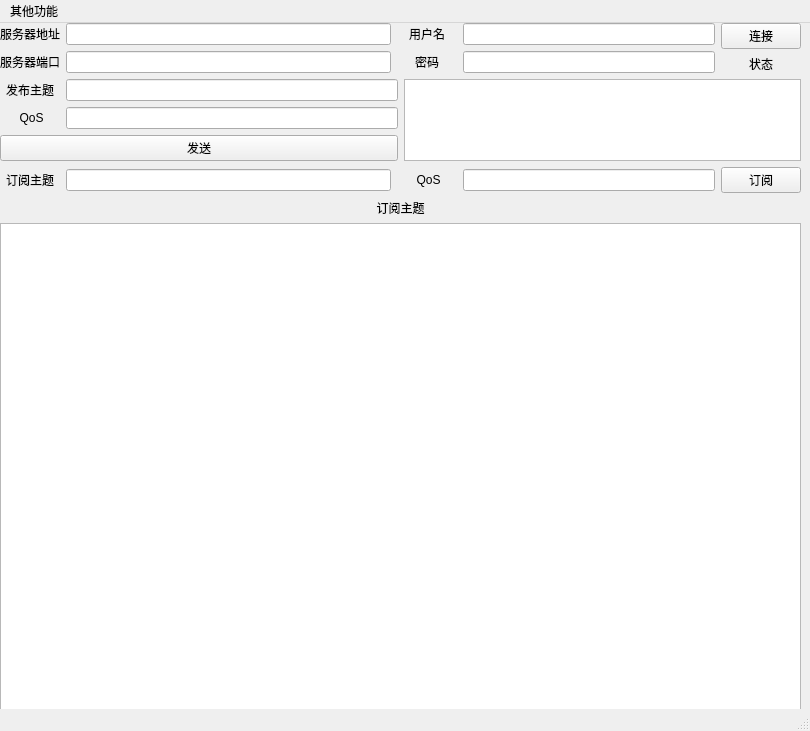
<?xml version="1.0" encoding="UTF-8"?>
<ui version="4.0">
 <class>MainWindow</class>
 <widget class="QMainWindow" name="MainWindow">
  <property name="geometry">
   <rect>
    <x>0</x>
    <y>0</y>
    <width>810</width>
    <height>731</height>
   </rect>
  </property>
  <property name="sizePolicy">
   <sizepolicy hsizetype="Expanding" vsizetype="Expanding">
    <horstretch>0</horstretch>
    <verstretch>0</verstretch>
   </sizepolicy>
  </property>
  <property name="windowTitle">
   <string>mqtt工具</string>
  </property>
  <widget class="QWidget" name="centralwidget">
   <widget class="QWidget" name="verticalLayoutWidget_3">
    <property name="geometry">
     <rect>
      <x>0</x>
      <y>0</y>
      <width>801</width>
      <height>698</height>
     </rect>
    </property>
    <layout class="QVBoxLayout" name="verticalLayout_3">
     <item>
      <layout class="QVBoxLayout" name="verticalLayout">
       <item>
        <layout class="QHBoxLayout" name="horizontalLayout">
         <item>
          <layout class="QGridLayout" name="gridLayout">
           <item row="1" column="0">
            <widget class="QLabel" name="label_2">
             <property name="text">
              <string>服务器端口</string>
             </property>
            </widget>
           </item>
           <item row="1" column="1">
            <widget class="QLineEdit" name="lineEdit_port"/>
           </item>
           <item row="0" column="0">
            <widget class="QLabel" name="label">
             <property name="text">
              <string>服务器地址</string>
             </property>
            </widget>
           </item>
           <item row="0" column="1">
            <widget class="QLineEdit" name="lineEdit_ip">
             <property name="minimumSize">
              <size>
               <width>325</width>
               <height>0</height>
              </size>
             </property>
            </widget>
           </item>
          </layout>
         </item>
         <item>
          <layout class="QGridLayout" name="gridLayout_2">
           <item row="1" column="0">
            <widget class="QLabel" name="label_3">
             <property name="minimumSize">
              <size>
               <width>60</width>
               <height>0</height>
              </size>
             </property>
             <property name="text">
              <string>密码</string>
             </property>
             <property name="alignment">
              <set>Qt::AlignCenter</set>
             </property>
            </widget>
           </item>
           <item row="1" column="1">
            <widget class="QLineEdit" name="lineEdit_pwd"/>
           </item>
           <item row="0" column="0">
            <widget class="QLabel" name="label_4">
             <property name="minimumSize">
              <size>
               <width>60</width>
               <height>0</height>
              </size>
             </property>
             <property name="text">
              <string>用户名</string>
             </property>
             <property name="alignment">
              <set>Qt::AlignCenter</set>
             </property>
            </widget>
           </item>
           <item row="0" column="1">
            <widget class="QLineEdit" name="lineEdit_name"/>
           </item>
          </layout>
         </item>
         <item>
          <layout class="QVBoxLayout" name="verticalLayout_2">
           <item>
            <widget class="QPushButton" name="pushButton_connect">
             <property name="text">
              <string>连接</string>
             </property>
            </widget>
           </item>
           <item>
            <widget class="QLabel" name="label_status">
             <property name="layoutDirection">
              <enum>Qt::RightToLeft</enum>
             </property>
             <property name="text">
              <string>状态</string>
             </property>
             <property name="alignment">
              <set>Qt::AlignCenter</set>
             </property>
            </widget>
           </item>
          </layout>
         </item>
        </layout>
       </item>
       <item>
        <layout class="QHBoxLayout" name="horizontalLayout_4">
         <item>
          <layout class="QGridLayout" name="gridLayout_3">
           <item row="0" column="0">
            <layout class="QHBoxLayout" name="horizontalLayout_2">
             <item>
              <widget class="QLabel" name="label_6">
               <property name="minimumSize">
                <size>
                 <width>60</width>
                 <height>0</height>
                </size>
               </property>
               <property name="text">
                <string>发布主题</string>
               </property>
               <property name="alignment">
                <set>Qt::AlignCenter</set>
               </property>
              </widget>
             </item>
             <item>
              <widget class="QLineEdit" name="lineEdit_topic1">
               <property name="minimumSize">
                <size>
                 <width>0</width>
                 <height>0</height>
                </size>
               </property>
              </widget>
             </item>
            </layout>
           </item>
           <item row="1" column="0">
            <layout class="QHBoxLayout" name="horizontalLayout_3">
             <item>
              <widget class="QLabel" name="label_7">
               <property name="minimumSize">
                <size>
                 <width>60</width>
                 <height>0</height>
                </size>
               </property>
               <property name="text">
                <string> QoS</string>
               </property>
               <property name="alignment">
                <set>Qt::AlignCenter</set>
               </property>
              </widget>
             </item>
             <item>
              <widget class="QLineEdit" name="lineEdit_qos1"/>
             </item>
            </layout>
           </item>
           <item row="2" column="0">
            <widget class="QPushButton" name="pushButton_send">
             <property name="text">
              <string>发送</string>
             </property>
            </widget>
           </item>
          </layout>
         </item>
         <item>
          <widget class="QTextEdit" name="textEdit"/>
         </item>
        </layout>
       </item>
       <item>
        <layout class="QHBoxLayout" name="horizontalLayout_5">
         <item>
          <widget class="QLabel" name="label_8">
           <property name="minimumSize">
            <size>
             <width>60</width>
             <height>0</height>
            </size>
           </property>
           <property name="text">
            <string>订阅主题</string>
           </property>
           <property name="alignment">
            <set>Qt::AlignCenter</set>
           </property>
          </widget>
         </item>
         <item>
          <widget class="QLineEdit" name="lineEdit_topic2">
           <property name="minimumSize">
            <size>
             <width>325</width>
             <height>0</height>
            </size>
           </property>
          </widget>
         </item>
         <item>
          <widget class="QLabel" name="label_9">
           <property name="minimumSize">
            <size>
             <width>60</width>
             <height>0</height>
            </size>
           </property>
           <property name="text">
            <string> QoS</string>
           </property>
           <property name="alignment">
            <set>Qt::AlignCenter</set>
           </property>
          </widget>
         </item>
         <item>
          <widget class="QLineEdit" name="lineEdit_qos2"/>
         </item>
         <item>
          <widget class="QPushButton" name="pushButton_sub">
           <property name="text">
            <string>订阅</string>
           </property>
          </widget>
         </item>
        </layout>
       </item>
      </layout>
     </item>
     <item>
      <widget class="QLabel" name="label_5">
       <property name="text">
        <string>订阅主题</string>
       </property>
       <property name="alignment">
        <set>Qt::AlignCenter</set>
       </property>
      </widget>
     </item>
     <item>
      <widget class="QTextBrowser" name="textBrowser_sub">
       <property name="minimumSize">
        <size>
         <width>0</width>
         <height>500</height>
        </size>
       </property>
      </widget>
     </item>
    </layout>
   </widget>
  </widget>
  <widget class="QMenuBar" name="menubar">
   <property name="geometry">
    <rect>
     <x>0</x>
     <y>0</y>
     <width>810</width>
     <height>23</height>
    </rect>
   </property>
   <widget class="QMenu" name="menu">
    <property name="title">
     <string>其他功能</string>
    </property>
    <addaction name="actionrobot"/>
    <addaction name="actionclear"/>
   </widget>
   <addaction name="menu"/>
  </widget>
  <widget class="QStatusBar" name="statusbar"/>
  <action name="actionrobot">
   <property name="text">
    <string>robot</string>
   </property>
  </action>
  <action name="actionclear">
   <property name="text">
    <string>清除消息</string>
   </property>
  </action>
 </widget>
 <resources/>
 <connections/>
</ui>
